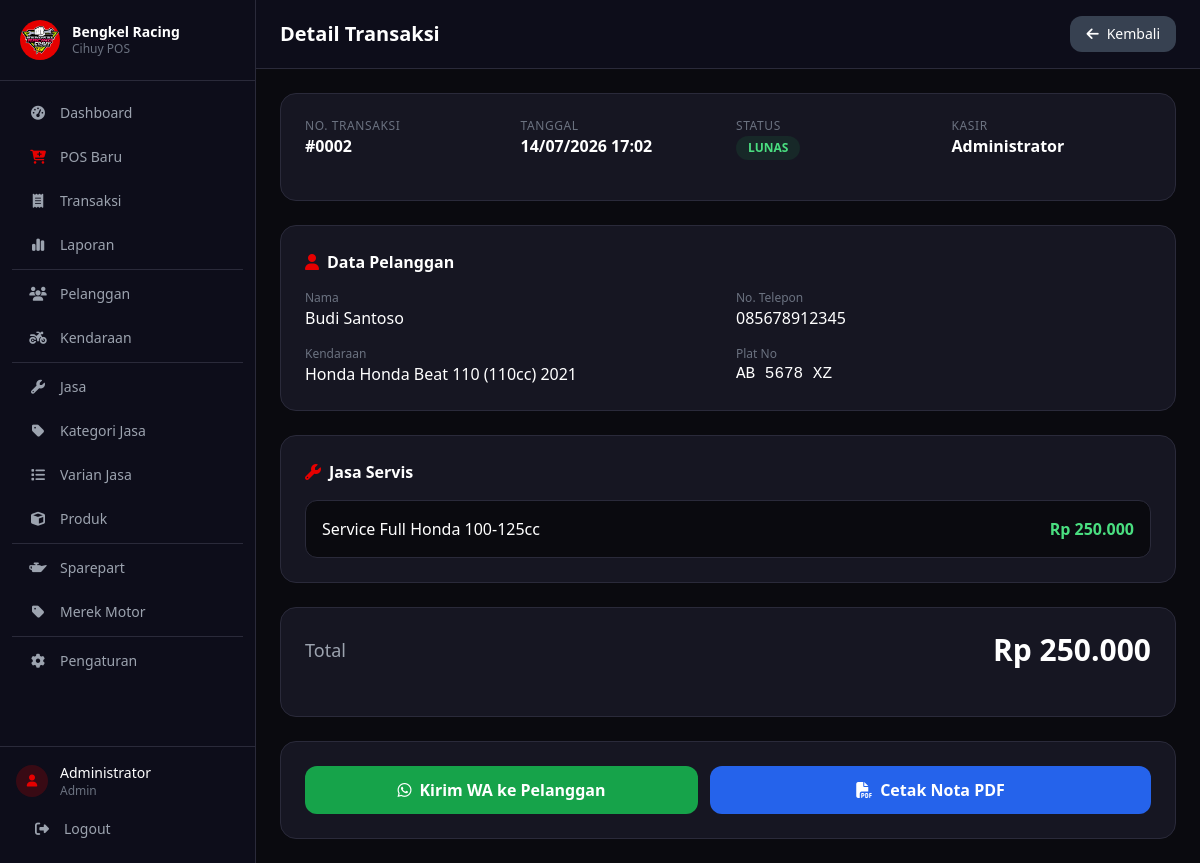
Page /pages/transaksi/detail.php?id=2 (signed in) on the committed database.
### tables this page shows
CREATE TABLE transaksi (
    id INT AUTO_INCREMENT PRIMARY KEY,
    id_pelanggan INT,
    id_kendaraan INT,
    id_user INT NOT NULL,
    tgl DATETIME DEFAULT CURRENT_TIMESTAMP,
    total INT NOT NULL DEFAULT 0,
    status ENUM('antrian', 'dikerjakan', 'selesai', 'lunas') DEFAULT 'antrian',
    catatan TEXT,
    FOREIGN KEY (id_pelanggan) REFERENCES pelanggan(id) ON DELETE SET NULL,
    FOREIGN KEY (id_kendaraan) REFERENCES kendaraan(id) ON DELETE SET NULL,
    FOREIGN KEY (id_user) REFERENCES users(id)
);

CREATE TABLE users (
    id INT AUTO_INCREMENT PRIMARY KEY,
    username VARCHAR(50) NOT NULL UNIQUE,
    password VARCHAR(255) NOT NULL,
    nama VARCHAR(100) NOT NULL,
    role ENUM('admin', 'kasir') DEFAULT 'kasir',
    created_at DATETIME DEFAULT CURRENT_TIMESTAMP
);

CREATE TABLE pelanggan (
    id INT AUTO_INCREMENT PRIMARY KEY,
    nama VARCHAR(100) NOT NULL,
    no_telp VARCHAR(20),
    alamat TEXT
);

CREATE TABLE merek (
    id INT AUTO_INCREMENT PRIMARY KEY,
    nama VARCHAR(50) NOT NULL UNIQUE
);

CREATE TABLE kendaraan (
    id INT AUTO_INCREMENT PRIMARY KEY,
    id_pelanggan INT NOT NULL,
    id_merek INT NOT NULL,
    plat_no VARCHAR(20),
    model VARCHAR(100),
    cc INT NOT NULL,
    tahun YEAR,
    FOREIGN KEY (id_pelanggan) REFERENCES pelanggan(id) ON DELETE CASCADE,
    FOREIGN KEY (id_merek) REFERENCES merek(id)
);

CREATE TABLE detail_jasa (
    id INT AUTO_INCREMENT PRIMARY KEY,
    id_transaksi INT NOT NULL,
    id_varian INT NOT NULL,
    nama_jasa VARCHAR(200),
    total_harga INT NOT NULL,
    catatan VARCHAR(255),
    FOREIGN KEY (id_transaksi) REFERENCES transaksi(id) ON DELETE CASCADE,
    FOREIGN KEY (id_varian) REFERENCES varian_jasa(id)
);

### functions/transaksi.php (called while the page is built, shortened)
<?php
function format_rupiah($angka) {
    return 'Rp ' . number_format($angka, 0, ',', '.');
}

### pages/transaksi/detail.php (the view, shortened to what this page needs)
<?php
require_once '../../config/database.php';
require_once '../../functions/transaksi.php';
$id = (int)($_GET['id'] ?? 0);
$transaksi = $conn->query("SELECT t.*, p.nama AS nama_pelanggan, p.no_telp, k.plat_no, k.model, k.cc, k.tahun, m.nama AS merek, u.nama AS nama_kasir
                            FROM transaksi t
                            LEFT JOIN pelanggan p ON t.id_pelanggan = p.id
                            LEFT JOIN kendaraan k ON t.id_kendaraan = k.id
                            LEFT JOIN merek m ON k.id_merek = m.id
                            LEFT JOIN users u ON t.id_user = u.id
                            WHERE t.id = $id")->fetch_assoc();
$detail_jasa = $conn->query("SELECT dj.*, v.nama_varian
                            FROM detail_jasa dj
                            JOIN varian_jasa v ON dj.id_varian = v.id
                            WHERE dj.id_transaksi = $id");
include '../../layout/header.php';
include '../../layout/sidebar.php';
?>
<div class="flex-1 flex flex-col w-full min-w-0">
    <header class="bg-[#0d0d1a] border-b border-[#2a2a3a] px-4 md:px-6 py-4 pl-16 md:pl-6">
        <div class="flex flex-col sm:flex-row items-start sm:items-center justify-between gap-2">
            <h2 class="text-xl font-bold text-white">Detail Transaksi</h2>
            <div class="flex items-center gap-3">
                <a href="index.php" class="w-full sm:w-auto text-center px-4 py-2 bg-gray-700 hover:bg-gray-600 text-white rounded-xl text-sm transition-colors">
                    <i class="fas fa-arrow-left mr-2"></i>Kembali
                </a>
            </div>
        </div>
    </header>
    <main class="flex-1 p-4 md:p-6 overflow-y-auto">
        <div class="max-w-4xl mx-auto space-y-6">
            <div class="bg-[#161622] rounded-2xl p-6 border border-[#2a2a3a]">
                <div class="grid grid-cols-2 md:grid-cols-4 gap-4 mb-4">
                    <div>
                        <p class="text-gray-500 text-xs uppercase tracking-wider">No. Transaksi</p>
                        <p class="text-white font-semibold">#<?= str_pad($transaksi['id'], 4, '0', STR_PAD_LEFT) ?></p>
                    </div>
                    <div>
                        <p class="text-gray-500 text-xs uppercase tracking-wider">Tanggal</p>
                        <p class="text-white font-semibold"><?= date('d/m/Y H:i', strtotime($transaksi['tgl'])) ?></p>
                    </div>
                    <div>
                        <p class="text-gray-500 text-xs uppercase tracking-wider">Status</p>
                        <?php
                        $badge_colors = [
                            'antrian' => 'bg-[#ff6600]/10 text-[#ff6600]',
                            'dikerjakan' => 'bg-yellow-500/10 text-yellow-400',
                            'selesai' => 'bg-blue-500/10 text-blue-400',
                            'lunas' => 'bg-green-500/10 text-green-400',
                        ];
                        $bc = $badge_colors[$transaksi['status']] ?? 'bg-gray-500/10 text-gray-400';
                        ?>
                        <span class="inline-flex px-3 py-1 rounded-full text-xs font-semibold <?= $bc ?> uppercase"><?= $transaksi['status'] ?></span>
                    </div>
                    <div>
                        <p class="text-gray-500 text-xs uppercase tracking-wider">Kasir</p>
                        <p class="text-white font-semibold"><?= htmlspecialchars($transaksi['nama_kasir']) ?></p>
                    </div>
                </div>
            </div>
            <div class="bg-[#161622] rounded-2xl p-6 border border-[#2a2a3a]">
                <h3 class="text-white font-semibold mb-4"><i class="fas fa-user mr-2 text-[#e60000]"></i>Data Pelanggan</h3>
                <div class="grid grid-cols-2 gap-4">
                    <div>
                        <p class="text-gray-500 text-xs">Nama</p>
                        <p class="text-white"><?= htmlspecialchars($transaksi['nama_pelanggan'] ?? '-') ?></p>
                    </div>
                    <div>
                        <p class="text-gray-500 text-xs">No. Telepon</p>
                        <p class="text-white"><?= htmlspecialchars($transaksi['no_telp'] ?? '-') ?></p>
                    </div>
                    <div>
                        <p class="text-gray-500 text-xs">Kendaraan</p>
                        <p class="text-white"><?= htmlspecialchars($transaksi['merek'] ?? '') ?> <?= htmlspecialchars($transaksi['model'] ?? '') ?> (<?= $transaksi['cc'] ?>cc) <?= $transaksi['tahun'] ?></p>
                    </div>
                    <div>
                        <p class="text-gray-500 text-xs">Plat No</p>
                        <p class="text-white font-mono"><?= htmlspecialchars($transaksi['plat_no'] ?? '-') ?></p>
                    </div>
                </div>
            </div>
            <div class="bg-[#161622] rounded-2xl p-6 border border-[#2a2a3a]">
                <h3 class="text-white font-semibold mb-4"><i class="fas fa-wrench mr-2 text-[#e60000]"></i>Jasa Servis</h3>
                <div class="space-y-3">
                    <?php while ($dj = $detail_jasa->fetch_assoc()):
                    ?>
                    <div class="bg-[#0a0a0f] rounded-xl p-4 border border-[#2a2a3a]">
                        <div class="flex justify-between items-center">
                            <span class="text-white font-medium"><?= htmlspecialchars($dj['nama_jasa'] ?: $dj['nama_varian']) ?></span>
                            <span class="text-green-400 font-semibold"><?= format_rupiah($dj['total_harga']) ?></span>
                        </div>
                    </div>
                    <?php endwhile; ?>
                </div>
            </div>
            <div class="bg-[#161622] rounded-2xl p-6 border border-[#2a2a3a]">
                <div class="flex justify-between items-center mb-6">
                    <span class="text-gray-400 text-lg">Total</span>
                    <span class="text-white text-3xl font-bold"><?= format_rupiah($transaksi['total']) ?></span>
                </div>
            </div>
            <?php if ($transaksi['no_telp']): ?>
            <div class="bg-[#161622] rounded-2xl p-6 border border-[#2a2a3a]">
                <div class="flex flex-col sm:flex-row gap-3">
                    <form method="POST" action="" class="flex-1">
                        <button type="submit" name="kirim_wa" value="1"
                            class="w-full px-6 py-3 bg-green-600 hover:bg-green-700 text-white font-semibold rounded-xl transition-colors">
                            <i class="fab fa-whatsapp mr-2"></i>Kirim WA ke Pelanggan
                        </button>
                    </form>
                    <a href="cetak_nota.php?id=<?= $transaksi['id'] ?>" target="_blank"
                        class="flex-1 px-6 py-3 bg-blue-600 hover:bg-blue-700 text-white font-semibold rounded-xl transition-colors text-center">
                        <i class="fas fa-file-pdf mr-2"></i>Cetak Nota PDF
                    </a>
                </div>
            </div>
            <?php endif; ?>
        </div>
    </main>
</div>
<?php include '../../layout/footer.php'; ?>

### assets/css/style.css (style rules this page uses)
* { transition: background-color 0.2s, border-color 0.2s; }

### rows in the picture
transaksi: id "0002", tgl "14/07/2026 17:02", status "LUNAS", id_user.nama "Administrator", id_pelanggan.nama "Budi Santoso", id_pelanggan.no_telp "085678912345", merek.nama "Honda", id_kendaraan.model "Honda Beat 110", id_kendaraan.cc "110", id_kendaraan.tahun "2021", id_kendaraan.plat_no "AB 5678 XZ", total "Rp 250.000"
detail_jasa: nama_jasa "Service Full Honda 100-125cc", total_harga "Rp 250.000"

### other values in the picture
$item['label'] "Dashboard"
$item['label'] "POS Baru"
$item['label'] "Transaksi"
$item['label'] "Laporan"
$item['label'] "Pelanggan"
$item['label'] "Kendaraan"
$item['label'] "Jasa"
$item['label'] "Kategori Jasa"
$item['label'] "Varian Jasa"
$item['label'] "Produk"
$item['label'] "Sparepart"
$item['label'] "Merek Motor"
$item['label'] "Pengaturan"
$_SESSION['nama'] "Administrator"
$_SESSION['role'] "Admin"
